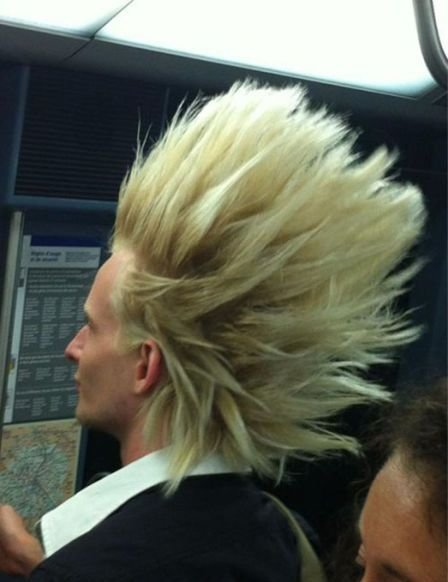
%> input picture Rawesak_project/WeightedColorTextureMatting_CVPR12/saiyan.png, 448 x 582 px
$ octave Demo.m   (GNU Octave 9; MATLAB toolbox functions it lacks are replaced by stand-ins)
%> lines starting %> are read from the running program, lines starting %| are printed output that depends on the picture; in (x1, y1, x2, y2) boxes, pixels count from 0 and x2, y2 are one past the last pixel; in counts of white or black regions, pixels touching at a corner belong together; the program's own positions count from 1
### Rawesak_project/WeightedColorTextureMatting_CVPR12/WeightedColorTextureMatting.m
%% in this experiment we test alpha matting based on combined color and
%% texture features .


function  R= WeightedColorTextureMatting(IPath, TrimapPath)
%> called with IPath = 'saiyan.png', TrimapPath = 'saiyan_trimap.png'


        IOrg = imread(IPath) ;
%> IOrg is the input picture: size 582x448x3 uint8; mean R, G, B 97.1, 100.5, 86.7
        [IOrgH , IOrgW,Cmode]= size(IOrg) ;
        % Read images and mask act -----------------
%           BlKNumSet = [120 160] ;

          BlockSize =[5,5];
          ncol = IOrgW + (mod(IOrgW,BlockSize(2))>0)*(BlockSize(2) - mod(IOrgW,BlockSize(2))) ;
          nrow = IOrgH + (mod(IOrgH,BlockSize(1))>0)*(BlockSize(1) - mod(IOrgH,BlockSize(1))) ;

         BlKNumSet = [nrow/BlockSize(1),ncol/BlockSize(2)] ;

        IOrg = imresize(IOrg,[nrow ncol]); IOrg=uint8(IOrg);
        TSize =1;

        I=IOrg  ; I= imresize(I,TSize);I = double(I) ;
        [Ih,Iw,Cmod]= size(I) ;
        IGray=rgb2gray(uint8(I));IGray=double(IGray) ;  % Gray Level Image
%> after `IGray=rgb2gray(uint8(I))`:
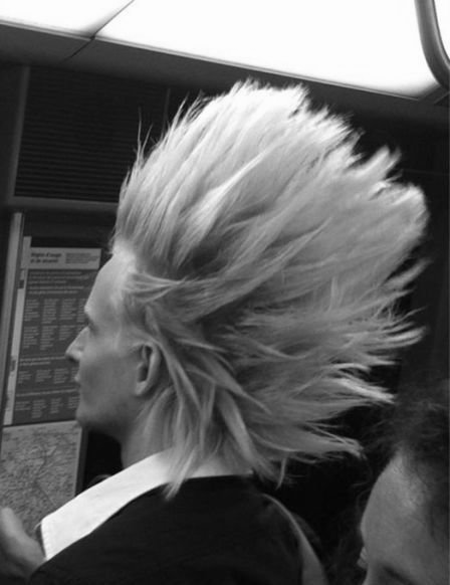
%> IGray: size 585x450 uint8; min 2, max 255, mean 97.9

        IGrad = abs(gradient(double(IGray))) ;
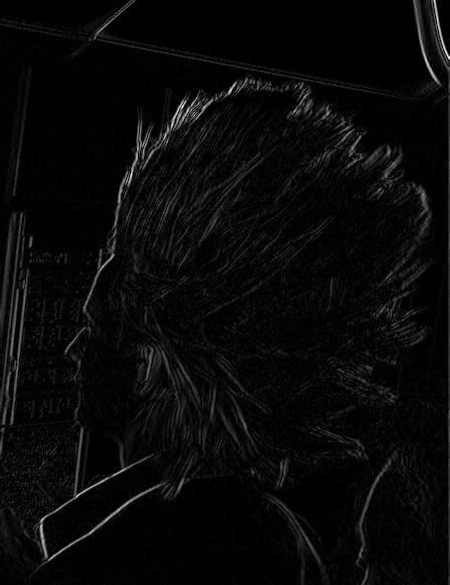
%> IGrad: size 585x450 double; min 0, max 83, mean 3; drawn with min black and max white
        IGradRGB (:,:,1) = abs(gradient(double(I(:,:,1)))) ;
        IGradRGB (:,:,2) = abs(gradient(double(I(:,:,2)))) ;
        IGradRGB (:,:,3) = abs(gradient(double(I(:,:,3)))) ;
%> IGradRGB: size 585x450x3 double

        CutThr = .04 ;

        % Trimap and MaskAct ----------
        ITrimap= imread(TrimapPath);
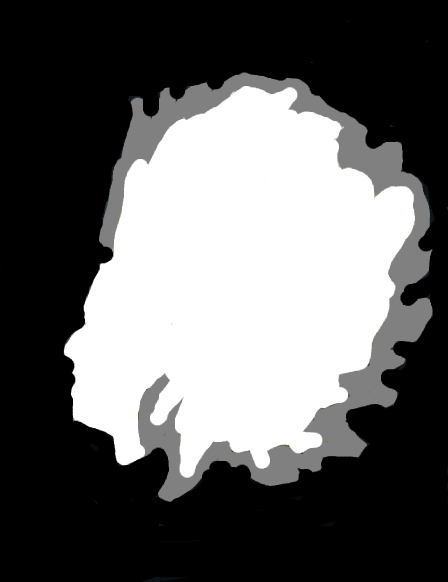
%> input picture Rawesak_project/WeightedColorTextureMatting_CVPR12/saiyan_trimap.png, 448 x 582 px
%> ITrimap is the input picture: size 582x448x3 uint8; mean R, G, B 98.4, 98.4, 98.4
        ITrimap=ITrimap(:,:,1) ;
%> ITrimap: size 582x448 uint8
        ITrimap = imresize(ITrimap,[nrow ncol]); ITrimap=uint8(ITrimap);
        ITrimap= imresize(ITrimap,TSize);
        RmaskB= (ITrimap < 50);  RmaskF= (ITrimap >200 );
%> after `RmaskB= (ITrimap < 50)`:
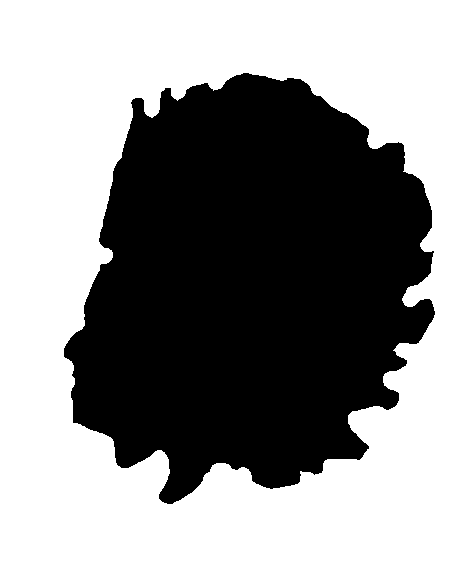
%> RmaskB: size 585x450 logical; 56.7% white; 1 black region, box (x1, y1, x2, y2) and area: (64, 73, 435, 504) 113990
        % Extrapolate maskes ----
        RMDilaterFilter = ones(3)>0 ;
        RmaskB = imdilate(RmaskB,RMDilaterFilter ) ;
%> RmaskB: size 585x450 logical; 57.5% white; 1 black region, box (x1, y1, x2, y2) and area: (65, 74, 434, 503) 111887
        RmaskF = imdilate(RmaskF,RMDilaterFilter ) ;
%> RmaskF: size 585x450 logical; 34.6% white; 1 white region, box (x1, y1, x2, y2) and area: (63, 85, 418, 481) 91208
        RmaskBOrg=RmaskB ;
        RmaskFOrg=RmaskF ;
        MaskActOrg = RmaskBOrg * 5 + RmaskFOrg ;   % get the marked F&B pixels
        MaskActOrg(MaskActOrg==0)=3 ;
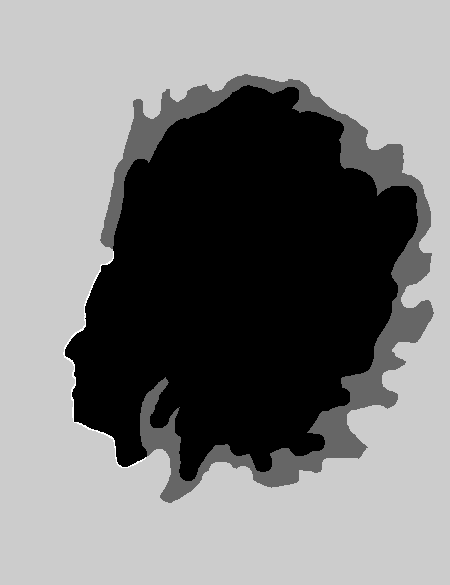
%> MaskActOrg: size 585x450 double; min 1, max 6, mean 3.46; drawn with min black and max white
        MaskAct=MaskActOrg ;
        MaskAct(MaskAct==0)=3 ;
        % [11 lines of commented-out code are left out]
        ColFormat= 'rgb' ;
        %ColFormat= 'ycbcr' ;
        if strcmpi(ColFormat,'ycbcr')
            IColor=double(rgb2ycbcr(uint8(I))) ;
        elseif strcmpi(ColFormat,'rgb')
            IColor = double(I) ;
        end


            MaskActWOExp = abs(MaskActOrg -MaskAct) ; MaskActWOExp(MaskActWOExp>0)= 3 ;
            MaskActWOExp(RmaskFOrg)=1 ; MaskActWOExp(RmaskBOrg)=5 ;
%> after `MaskActWOExp(RmaskBOrg)=5`:
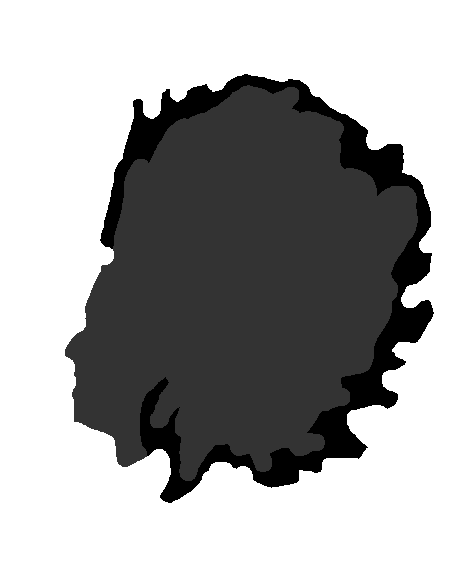
%> MaskActWOExp: size 585x450 double; min 0, max 5, mean 3.22; drawn with min black and max white


            %% 1 ) Alpha Matting --------------------------------------------

            % 1-1) Texture Image Construction =============================
            TextMode = 2 ; % 1 for Gray , , 2 for Corlo Texture
            TErodLen = 200 ; % length of borders pixels

            TRSize=3 ;
            IColor2=imresize(IColor, TRSize) ;
            IGray2= double(rgb2gray(uint8(IColor2)));
            MaskAct2 =zeros(size(IGray2))+3 ;

            MaskAct2( imresize(RmaskF,TRSize)) =1 ;
%> MaskAct2: size 1755x1350 double; values 1 (black) and 3 (white), 65.4% white; 1 black region, box (x1, y1, x2, y2) and area: (189, 255, 1254, 1443) 820872
            MaskAct2( imresize(RmaskB,TRSize)) =5 ;

            NumWLevel=2;
            TSize = 2^(NumWLevel-1) ;
            %             %             tic
            [TextureImage  , TAlphaCF]  = Fun_TextureImageConstructionV18 (IColor2 ,IGray2, MaskAct2 ,TErodLen,TextMode, NumWLevel ); % sets are not  equalized .
            toc
            ITexture = double(imresize(TextureImage,1/TRSize )) ;
            TextureImage= ITexture ;
            IGradTex = abs(gradient(double(rgb2gray(uint8(ITexture))))) ;
            IGradTex =  FunCoefHistCut_V2 (IGradTex,CutThr ) ;

            % Texture Effect of Mask Expansion  ---------------------------
            ExpDist = 10 ;     ExpThr=3/255 ;
            ExpDist2= 10 ;     ExpThr2 = 3/255 ;
            TCloseStrl= ones(3) ;
            [RMaskFExp ,RMaskBExp] = LabelExpansion (I, RmaskF,RmaskB , ExpDist, ExpThr)  ;
            [RMaskFExpTex ,RMaskBExpTex] = LabelExpansion (ITexture, RmaskF,RmaskB , ExpDist2, ExpThr2)  ;

            RMaskFExp2 = (RMaskFExp|RMaskFExpTex) ;
            RMaskBExp2 = (RMaskBExp|RMaskBExpTex) ;
            RmaskF = imclose(RMaskFExp2,TCloseStrl) ;
            RmaskB = imclose(RMaskBExp2,TCloseStrl) ;
            MaskAct = zeros (Ih,Iw) ; % 0= inactive , 1= definit foreground ,% 5= definit background , 3= potential pixels
            MaskAct = RmaskB * 5 + RmaskF ;
            MaskAct(MaskAct==0)=3 ;

            ITrimap=zeros(size(MaskAct))+128 ;
            ITrimap(MaskAct==1)=255 ;
            ITrimap(MaskAct==5)=0 ;


            % 1-2) Color and Texture Matting --------------------------------

%               BlKNumSet = [60 80] ;
            EWC= [ 0 1 0 0 0 ] ;  % effectiveness weights for color in Matting Process
            %           EWC= [.5 1 1 0 .5 ] ;
            EWT= [0 0 0 0 ] ;  % effectiveness weights for texture in Matting Process
            EWCT= [ 0.5 0 0 ] ;  % effectiveness weights for color and texture conjunction  in Matting Process
            NumKg= 4 ;
            NumS4C = 2; % number of samples generated for each clusster inside the blocks

            msg = ' matting  process is started.'
            [RAlpha,RConf, RTexAlpha ,RIFG,RIBG,RIWeight, RIEct ] = Fun_SharedDistMatting_V55_7_3 (IColor,ITexture, IGrad , MaskAct,  BlKNumSet,NumKg, EWC,EWT,EWCT,NumS4C) ;
            msg = ' matting process is completed.'
            msg = ' refinement process is started.'
            % 1-3 ) Refinement Step using laplacianmatrix ==============
            RC= RIWeight(:,:,2).*RIWeight(:,:,10) ;RConf=RC ;
            RConf(RmaskF)=1 ; RConf(RmaskB)=1 ;
            RConf=(RConf) ;
            pack=[] ;
            pack(:,:,1) = uint8(RAlpha*255 ) ;
            pack(:,:,2) = uint8((RConf)*255 ) ;
            pack(:,:,3) = uint8(ITrimap) ;
            alpha = Fun_SmoothingMatting(IColor, pack) ;
            msg = ' refinement process is completed.'


            %% 3) Save Results  -----------------------------------------------

            NewAlpha= alpha ; NewAlpha(NewAlpha<0)=0 ; NewAlpha(NewAlpha>1)=1 ; NewAlpha=(NewAlpha*255) ;
            NewAlpha= uint8(imresize(NewAlpha,[IOrgH,IOrgW])) ;
            imwrite(NewAlpha,'EstimatedAlpha.png' ) ;  % save color estimated matte

            R= NewAlpha ;

         %%ReturnResult

%          RefinedAlpha = alpha ;
%          TextureImage = TextureImage ;


end  %% End Function :) ===================================================
% =========================================================================

### Rawesak_project/WeightedColorTextureMatting_CVPR12/Fun_TextureImageConstructionV18.m
function [RTImage , RTAlpha] = Fun_TextureImageConstructionV15 (I,IGray ,MaskAct ,erodLen, TextMode, NumLevel)
%> called with erodLen = 200, TextMode = 2, NumLevel = 2
% In this function we construct Texte Image based on Waevelet transform and
% Texture image image is constructed based on biltaeral fitering and new
% set of features

%% in this version 8 : New approach to construct texture image is used and
%% wavelet decomposition is done on Color Image in diffferent levles and mean value of coefficient over 3x3 windows or higher
%% is computed as Feature vector , (just mean value of CA,CV,CH,CD are used in color space in different levels )


%% Compute Texture Image ----------
I= double(I) ;
IGray=double(IGray);
I=I/255 ;
%> I: size 1755x1350x3 double
IGray=IGray/255 ;
%> IGray: size 1755x1350 double
IOrg= I ;

[IOrgH , IOrgW,Cmode]= size(IOrg) ;
nrow = IOrgH ; ncol = IOrgW ;
IOrg = imresize(IOrg,[nrow ncol]); %IOrg=uint8(IOrg);
%> IOrg: size 1755x1350x3 double
TSize =1;
I=IOrg  ; I= imresize(I,TSize);
IGrayOrg = IGray ;
IGray=imresize(IGray,TSize) ;

IColor = double(I) ;

[Ih,Iw,Cmod] = size(I) ;

% Get MaskAct -------------------
RmaskF= (MaskAct==1) ;
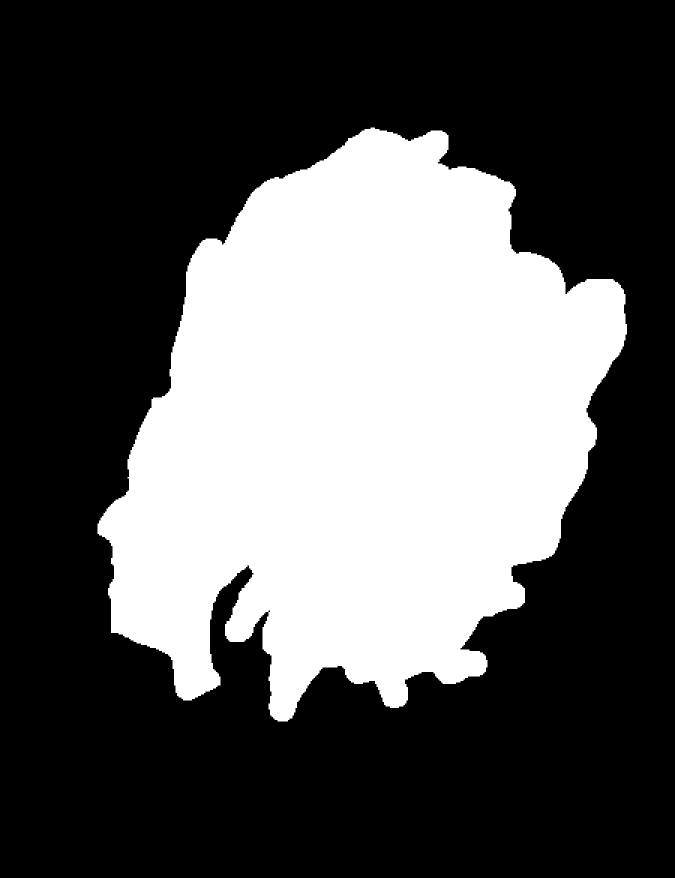
%> RmaskF: size 1755x1350 logical (shown at 1/2 size); 34.5% white; 1 white region, box (x1, y1, x2, y2) and area: (195, 255, 1254, 1443) 816624
RmaskB= (MaskAct==5) ;
%> RmaskB: size 1755x1350 logical; 57.5% white; 1 black region, box (x1, y1, x2, y2) and area: (195, 222, 1302, 1509) 1006983
RmaskFOrg = RmaskF ;
RmaskBOrg = RmaskB ;
MaskActOrg = RmaskBOrg * 5 + RmaskFOrg ;   % get the marked F&B pixels
%> MaskActOrg: size 1755x1350 double
%> (the rest of the program and of its run is left out)
